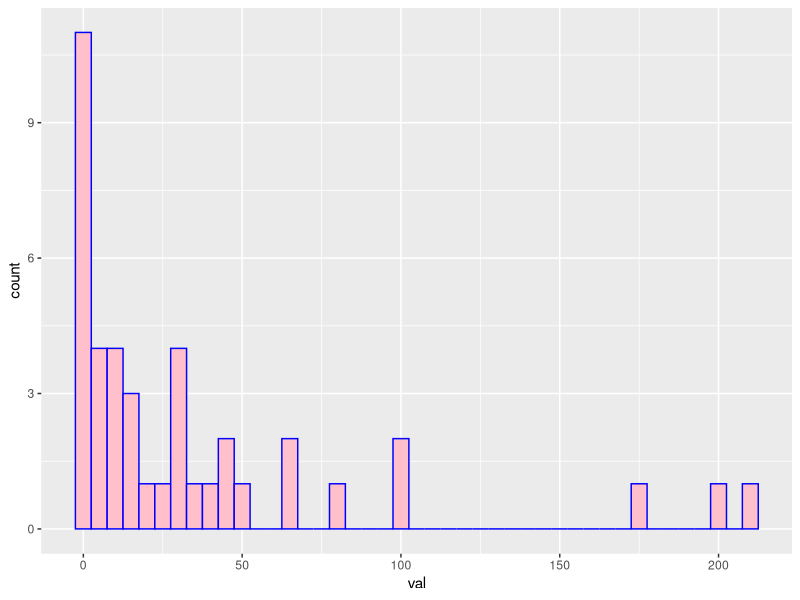

This figure's R source:
## ---- chunk 1
#First, enter the cash data
cash <- c(.05,6,30,0,65,4.75,50,0,100,.17,15,210,2,175,42,65,2,
          200,0,10,0,15,20,30,
          12,0,30,45,7,10,80,12,28,.75,100,33,1,14,5,23,45)
## ---- chunk 2
#To actually USE ggplot, we need to make sure the library is open. 
library(ggplot2)
## ---- chunk 3
#One IMPORTANT note -- ggplot doesn't like dealing with lone vectors... it expects you to pass it a data.frame. All we have to do is save our "cash" vector as a dataframe using our trusty data.frame function.
cashdata <- data.frame(val=cash)

#NOW for the plotting!
histplot <- ggplot(cashdata, aes(x=val)) +  geom_histogram(binwidth=5, color="blue", fill="pink") 

#the line above specifies our dataframe and then the variable we want to plot (look at your dataframe to get the name of your variable, in this case it is "val"). ggplot tells R we're building a plot, and "aes" stands for aesthetics. The beginning of the line will SAVE our plot as "histplot" (remember, you choose the name!)

#the code after the + tells R that I want it to plot a histogram (geom_histogram), I want my bin widths to be 5 (you can change this to whatever number you want) and I want my bars to be blue (you can change this) and the bars to be filled in pink (you can change this).

#Q: Now, what if I want to "print" this plot? What would I type next? (scroll down to see the answer)
## ---- chunk 4
histplot
